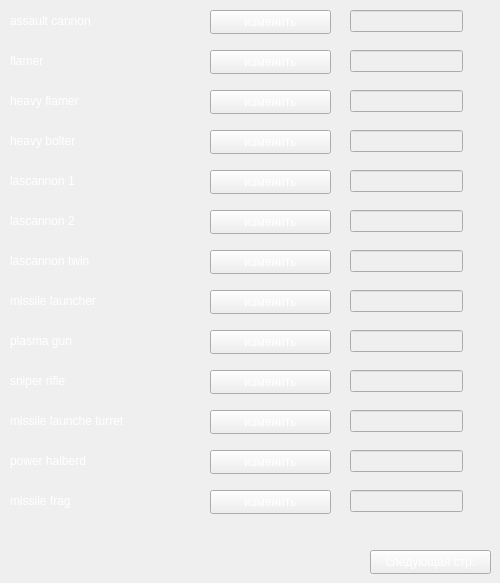
      <widget class="QWidget" name="SM_page_weapon">
       <widget class="QPushButton" name="pushChange_125">
        <property name="geometry">
         <rect>
          <x>210</x>
          <y>10</y>
          <width>121</width>
          <height>24</height>
         </rect>
        </property>
        <property name="styleSheet">
         <string notr="true">color:#fff</string>
        </property>
        <property name="text">
         <string>изменить</string>
        </property>
       </widget>
       <widget class="QLineEdit" name="line_marine_assault_cannon">
        <property name="enabled">
         <bool>false</bool>
        </property>
        <property name="geometry">
         <rect>
          <x>350</x>
          <y>10</y>
          <width>113</width>
          <height>22</height>
         </rect>
        </property>
        <property name="font">
         <font>
          <pointsize>12</pointsize>
         </font>
        </property>
        <property name="styleSheet">
         <string notr="true">color:#fff</string>
        </property>
        <property name="alignment">
         <set>Qt::AlignCenter</set>
        </property>
       </widget>
       <widget class="QLabel" name="guard_thermo_generator_89">
        <property name="geometry">
         <rect>
          <x>10</x>
          <y>10</y>
          <width>181</width>
          <height>21</height>
         </rect>
        </property>
        <property name="styleSheet">
         <string notr="true">color:#fff</string>
        </property>
        <property name="text">
         <string>assault cannon</string>
        </property>
       </widget>
       <widget class="QLabel" name="guard_thermo_generator_90">
        <property name="geometry">
         <rect>
          <x>10</x>
          <y>50</y>
          <width>181</width>
          <height>21</height>
         </rect>
        </property>
        <property name="styleSheet">
         <string notr="true">color:#fff</string>
        </property>
        <property name="text">
         <string>flamer</string>
        </property>
       </widget>
       <widget class="QLineEdit" name="line_marine_flamer">
        <property name="enabled">
         <bool>false</bool>
        </property>
        <property name="geometry">
         <rect>
          <x>350</x>
          <y>50</y>
          <width>113</width>
          <height>22</height>
         </rect>
        </property>
        <property name="font">
         <font>
          <pointsize>12</pointsize>
         </font>
        </property>
        <property name="styleSheet">
         <string notr="true">color:#fff</string>
        </property>
        <property name="alignment">
         <set>Qt::AlignCenter</set>
        </property>
       </widget>
       <widget class="QPushButton" name="pushChange_126">
        <property name="geometry">
         <rect>
          <x>210</x>
          <y>50</y>
          <width>121</width>
          <height>24</height>
         </rect>
        </property>
        <property name="styleSheet">
         <string notr="true">color:#fff</string>
        </property>
        <property name="text">
         <string>изменить</string>
        </property>
       </widget>
       <widget class="QLabel" name="guard_marine_heavy_flamer">
        <property name="geometry">
         <rect>
          <x>10</x>
          <y>90</y>
          <width>181</width>
          <height>21</height>
         </rect>
        </property>
        <property name="styleSheet">
         <string notr="true">color:#fff</string>
        </property>
        <property name="text">
         <string>heavy flamer</string>
        </property>
       </widget>
       <widget class="QLineEdit" name="line_marine_heavy_flamer">
        <property name="enabled">
         <bool>false</bool>
        </property>
        <property name="geometry">
         <rect>
          <x>350</x>
          <y>90</y>
          <width>113</width>
          <height>22</height>
         </rect>
        </property>
        <property name="font">
         <font>
          <pointsize>12</pointsize>
         </font>
        </property>
        <property name="styleSheet">
         <string notr="true">color:#fff</string>
        </property>
        <property name="alignment">
         <set>Qt::AlignCenter</set>
        </property>
       </widget>
       <widget class="QPushButton" name="pushChange_127">
        <property name="geometry">
         <rect>
          <x>210</x>
          <y>90</y>
          <width>121</width>
          <height>24</height>
         </rect>
        </property>
        <property name="styleSheet">
         <string notr="true">color:#fff</string>
        </property>
        <property name="text">
         <string>изменить</string>
        </property>
       </widget>
       <widget class="QLabel" name="guard_thermo_generator_92">
        <property name="geometry">
         <rect>
          <x>10</x>
          <y>130</y>
          <width>181</width>
          <height>21</height>
         </rect>
        </property>
        <property name="styleSheet">
         <string notr="true">color:#fff</string>
        </property>
        <property name="text">
         <string>heavy bolter</string>
        </property>
       </widget>
       <widget class="QLineEdit" name="line_marine_heavy_bolter">
        <property name="enabled">
         <bool>false</bool>
        </property>
        <property name="geometry">
         <rect>
          <x>350</x>
          <y>130</y>
          <width>113</width>
          <height>22</height>
         </rect>
        </property>
        <property name="font">
         <font>
          <pointsize>12</pointsize>
         </font>
        </property>
        <property name="styleSheet">
         <string notr="true">color:#fff</string>
        </property>
        <property name="alignment">
         <set>Qt::AlignCenter</set>
        </property>
       </widget>
       <widget class="QPushButton" name="pushChange_128">
        <property name="geometry">
         <rect>
          <x>210</x>
          <y>130</y>
          <width>121</width>
          <height>24</height>
         </rect>
        </property>
        <property name="styleSheet">
         <string notr="true">color:#fff</string>
        </property>
        <property name="text">
         <string>изменить</string>
        </property>
       </widget>
       <widget class="QLabel" name="guard_thermo_generator_93">
        <property name="geometry">
         <rect>
          <x>10</x>
          <y>170</y>
          <width>181</width>
          <height>21</height>
         </rect>
        </property>
        <property name="styleSheet">
         <string notr="true">color:#fff</string>
        </property>
        <property name="text">
         <string>lascannon 1</string>
        </property>
       </widget>
       <widget class="QLineEdit" name="line_marine_lascannon_1">
        <property name="enabled">
         <bool>false</bool>
        </property>
        <property name="geometry">
         <rect>
          <x>350</x>
          <y>170</y>
          <width>113</width>
          <height>22</height>
         </rect>
        </property>
        <property name="font">
         <font>
          <pointsize>12</pointsize>
         </font>
        </property>
        <property name="styleSheet">
         <string notr="true">color:#fff</string>
        </property>
        <property name="alignment">
         <set>Qt::AlignCenter</set>
        </property>
       </widget>
       <widget class="QPushButton" name="pushChange_129">
        <property name="geometry">
         <rect>
          <x>210</x>
          <y>170</y>
          <width>121</width>
          <height>24</height>
         </rect>
        </property>
        <property name="styleSheet">
         <string notr="true">color:#fff</string>
        </property>
        <property name="text">
         <string>изменить</string>
        </property>
       </widget>
       <widget class="QLabel" name="guard_thermo_generator_94">
        <property name="geometry">
         <rect>
          <x>10</x>
          <y>210</y>
          <width>181</width>
          <height>21</height>
         </rect>
        </property>
        <property name="styleSheet">
         <string notr="true">color:#fff</string>
        </property>
        <property name="text">
         <string>lascannon 2</string>
        </property>
       </widget>
       <widget class="QLineEdit" name="line_marine_lascannon_2">
        <property name="enabled">
         <bool>false</bool>
        </property>
        <property name="geometry">
         <rect>
          <x>350</x>
          <y>210</y>
          <width>113</width>
          <height>22</height>
         </rect>
        </property>
        <property name="font">
         <font>
          <pointsize>12</pointsize>
         </font>
        </property>
        <property name="styleSheet">
         <string notr="true">color:#fff</string>
        </property>
        <property name="alignment">
         <set>Qt::AlignCenter</set>
        </property>
       </widget>
       <widget class="QPushButton" name="pushChange_130">
        <property name="geometry">
         <rect>
          <x>210</x>
          <y>210</y>
          <width>121</width>
          <height>24</height>
         </rect>
        </property>
        <property name="styleSheet">
         <string notr="true">color:#fff</string>
        </property>
        <property name="text">
         <string>изменить</string>
        </property>
       </widget>
       <widget class="QLabel" name="guard_thermo_generator_95">
        <property name="geometry">
         <rect>
          <x>10</x>
          <y>250</y>
          <width>181</width>
          <height>21</height>
         </rect>
        </property>
        <property name="styleSheet">
         <string notr="true">color:#fff</string>
        </property>
        <property name="text">
         <string>lascannon twin</string>
        </property>
       </widget>
       <widget class="QLineEdit" name="line_marine_lascannon_twin">
        <property name="enabled">
         <bool>false</bool>
        </property>
        <property name="geometry">
         <rect>
          <x>350</x>
          <y>250</y>
          <width>113</width>
          <height>22</height>
         </rect>
        </property>
        <property name="font">
         <font>
          <pointsize>12</pointsize>
         </font>
        </property>
        <property name="styleSheet">
         <string notr="true">color:#fff</string>
        </property>
        <property name="alignment">
         <set>Qt::AlignCenter</set>
        </property>
       </widget>
       <widget class="QPushButton" name="pushChange_131">
        <property name="geometry">
         <rect>
          <x>210</x>
          <y>250</y>
          <width>121</width>
          <height>24</height>
         </rect>
        </property>
        <property name="styleSheet">
         <string notr="true">color:#fff</string>
        </property>
        <property name="text">
         <string>изменить</string>
        </property>
       </widget>
       <widget class="QLabel" name="guard_marine_missile_launcher">
        <property name="geometry">
         <rect>
          <x>10</x>
          <y>290</y>
          <width>181</width>
          <height>21</height>
         </rect>
        </property>
        <property name="styleSheet">
         <string notr="true">color:#fff</string>
        </property>
        <property name="text">
         <string>missile launcher</string>
        </property>
       </widget>
       <widget class="QLineEdit" name="line_marine_missile_launcher">
        <property name="enabled">
         <bool>false</bool>
        </property>
        <property name="geometry">
         <rect>
          <x>350</x>
          <y>290</y>
          <width>113</width>
          <height>22</height>
         </rect>
        </property>
        <property name="font">
         <font>
          <pointsize>12</pointsize>
         </font>
        </property>
        <property name="styleSheet">
         <string notr="true">color:#fff</string>
        </property>
        <property name="alignment">
         <set>Qt::AlignCenter</set>
        </property>
       </widget>
       <widget class="QPushButton" name="pushChange_132">
        <property name="geometry">
         <rect>
          <x>210</x>
          <y>290</y>
          <width>121</width>
          <height>24</height>
         </rect>
        </property>
        <property name="styleSheet">
         <string notr="true">color:#fff</string>
        </property>
        <property name="text">
         <string>изменить</string>
        </property>
       </widget>
       <widget class="QLabel" name="guard_thermo_generator_97">
        <property name="geometry">
         <rect>
          <x>10</x>
          <y>330</y>
          <width>181</width>
          <height>21</height>
         </rect>
        </property>
        <property name="styleSheet">
         <string notr="true">color:#fff</string>
        </property>
        <property name="text">
         <string>plasma gun</string>
        </property>
       </widget>
       <widget class="QLineEdit" name="line_marine_plasma_gun">
        <property name="enabled">
         <bool>false</bool>
        </property>
        <property name="geometry">
         <rect>
          <x>350</x>
          <y>330</y>
          <width>113</width>
          <height>22</height>
         </rect>
        </property>
        <property name="font">
         <font>
          <pointsize>12</pointsize>
         </font>
        </property>
        <property name="styleSheet">
         <string notr="true">color:#fff</string>
        </property>
        <property name="alignment">
         <set>Qt::AlignCenter</set>
        </property>
       </widget>
       <widget class="QPushButton" name="pushChange_133">
        <property name="geometry">
         <rect>
          <x>210</x>
          <y>330</y>
          <width>121</width>
          <height>24</height>
         </rect>
        </property>
        <property name="styleSheet">
         <string notr="true">color:#fff</string>
        </property>
        <property name="text">
         <string>изменить</string>
        </property>
       </widget>
       <widget class="QLabel" name="guard_thermo_generator_98">
        <property name="geometry">
         <rect>
          <x>10</x>
          <y>370</y>
          <width>181</width>
          <height>21</height>
         </rect>
        </property>
        <property name="styleSheet">
         <string notr="true">color:#fff</string>
        </property>
        <property name="text">
         <string>sniper rifle</string>
        </property>
       </widget>
       <widget class="QLineEdit" name="line_marine_sniper_rifle">
        <property name="enabled">
         <bool>false</bool>
        </property>
        <property name="geometry">
         <rect>
          <x>350</x>
          <y>370</y>
          <width>113</width>
          <height>22</height>
         </rect>
        </property>
        <property name="font">
         <font>
          <pointsize>12</pointsize>
         </font>
        </property>
        <property name="styleSheet">
         <string notr="true">color:#fff</string>
        </property>
        <property name="alignment">
         <set>Qt::AlignCenter</set>
        </property>
       </widget>
       <widget class="QPushButton" name="pushChange_134">
        <property name="geometry">
         <rect>
          <x>210</x>
          <y>370</y>
          <width>121</width>
          <height>24</height>
         </rect>
        </property>
        <property name="styleSheet">
         <string notr="true">color:#fff</string>
        </property>
        <property name="text">
         <string>изменить</string>
        </property>
       </widget>
       <widget class="QLabel" name="guard_thermo_generator_99">
        <property name="geometry">
         <rect>
          <x>10</x>
          <y>410</y>
          <width>181</width>
          <height>21</height>
         </rect>
        </property>
        <property name="styleSheet">
         <string notr="true">color:#fff</string>
        </property>
        <property name="text">
         <string>missile launche turret</string>
        </property>
       </widget>
       <widget class="QLineEdit" name="line_marine_missile_launcher_turret">
        <property name="enabled">
         <bool>false</bool>
        </property>
        <property name="geometry">
         <rect>
          <x>350</x>
          <y>410</y>
          <width>113</width>
          <height>22</height>
         </rect>
        </property>
        <property name="font">
         <font>
          <pointsize>12</pointsize>
         </font>
        </property>
        <property name="styleSheet">
         <string notr="true">color:#fff</string>
        </property>
        <property name="alignment">
         <set>Qt::AlignCenter</set>
        </property>
       </widget>
       <widget class="QPushButton" name="pushChange_135">
        <property name="geometry">
         <rect>
          <x>210</x>
          <y>410</y>
          <width>121</width>
          <height>24</height>
         </rect>
        </property>
        <property name="styleSheet">
         <string notr="true">color:#fff</string>
        </property>
        <property name="text">
         <string>изменить</string>
        </property>
       </widget>
       <widget class="QLabel" name="guard_thermo_generator_100">
        <property name="geometry">
         <rect>
          <x>10</x>
          <y>450</y>
          <width>181</width>
          <height>21</height>
         </rect>
        </property>
        <property name="styleSheet">
         <string notr="true">color:#fff</string>
        </property>
        <property name="text">
         <string>power halberd</string>
        </property>
       </widget>
       <widget class="QLineEdit" name="line_marine_power_halberd">
        <property name="enabled">
         <bool>false</bool>
        </property>
        <property name="geometry">
         <rect>
          <x>350</x>
          <y>450</y>
          <width>113</width>
          <height>22</height>
         </rect>
        </property>
        <property name="font">
         <font>
          <pointsize>12</pointsize>
         </font>
        </property>
        <property name="styleSheet">
         <string notr="true">color:#fff</string>
        </property>
        <property name="alignment">
         <set>Qt::AlignCenter</set>
        </property>
       </widget>
       <widget class="QPushButton" name="pushChange_136">
        <property name="geometry">
         <rect>
          <x>210</x>
          <y>450</y>
          <width>121</width>
          <height>24</height>
         </rect>
        </property>
        <property name="styleSheet">
         <string notr="true">color:#fff</string>
        </property>
        <property name="text">
         <string>изменить</string>
        </property>
       </widget>
       <widget class="QLabel" name="guard_thermo_generator_101">
        <property name="geometry">
         <rect>
          <x>10</x>
          <y>490</y>
          <width>181</width>
          <height>21</height>
         </rect>
        </property>
        <property name="styleSheet">
         <string notr="true">color:#fff</string>
        </property>
        <property name="text">
         <string>missile frag</string>
        </property>
       </widget>
       <widget class="QLineEdit" name="line_marine_missile_frag">
        <property name="enabled">
         <bool>false</bool>
        </property>
        <property name="geometry">
         <rect>
          <x>350</x>
          <y>490</y>
          <width>113</width>
          <height>22</height>
         </rect>
        </property>
        <property name="font">
         <font>
          <pointsize>12</pointsize>
         </font>
        </property>
        <property name="styleSheet">
         <string notr="true">color:#fff</string>
        </property>
        <property name="alignment">
         <set>Qt::AlignCenter</set>
        </property>
       </widget>
       <widget class="QPushButton" name="pushChange_137">
        <property name="geometry">
         <rect>
          <x>210</x>
          <y>490</y>
          <width>121</width>
          <height>24</height>
         </rect>
        </property>
        <property name="styleSheet">
         <string notr="true">color:#fff</string>
        </property>
        <property name="text">
         <string>изменить</string>
        </property>
       </widget>
       <widget class="QPushButton" name="next_btn_6">
        <property name="geometry">
         <rect>
          <x>370</x>
          <y>550</y>
          <width>121</width>
          <height>24</height>
         </rect>
        </property>
        <property name="styleSheet">
         <string notr="true">color:#fff</string>
        </property>
        <property name="text">
         <string>следующая стр.</string>
        </property>
       </widget>
      </widget>
